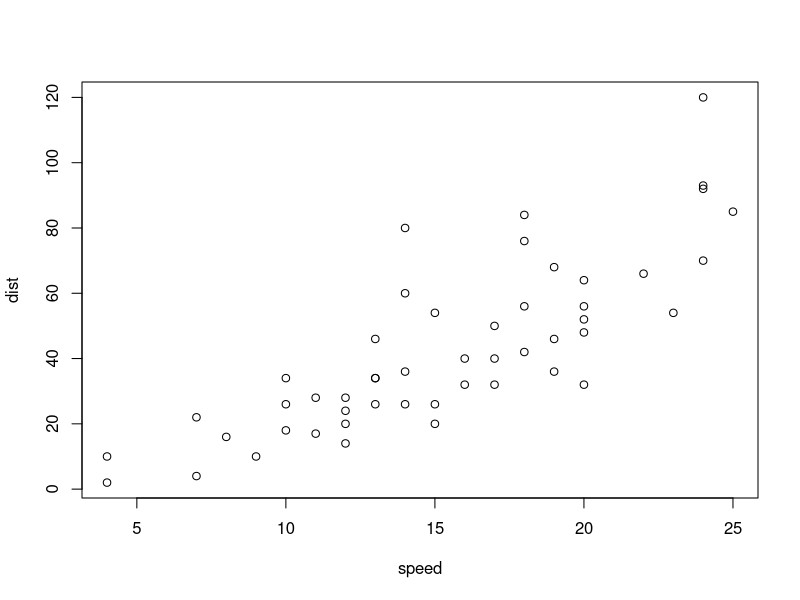
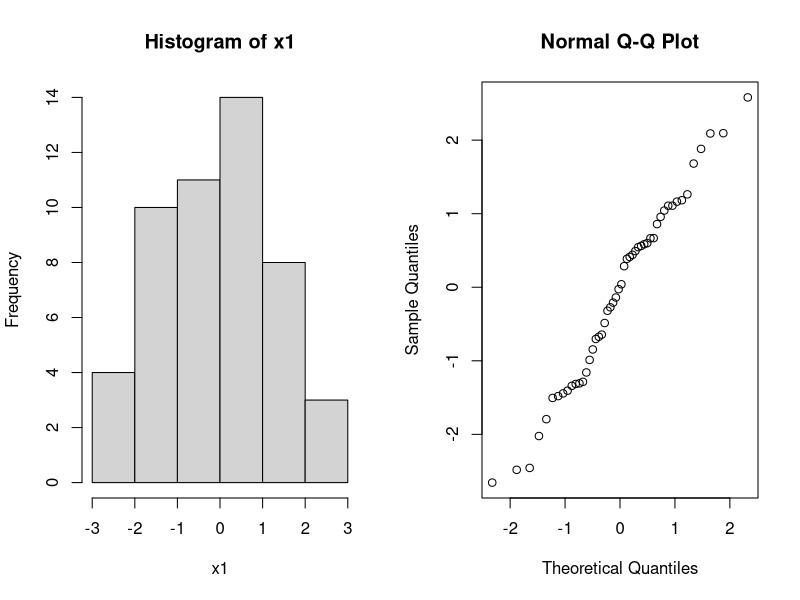
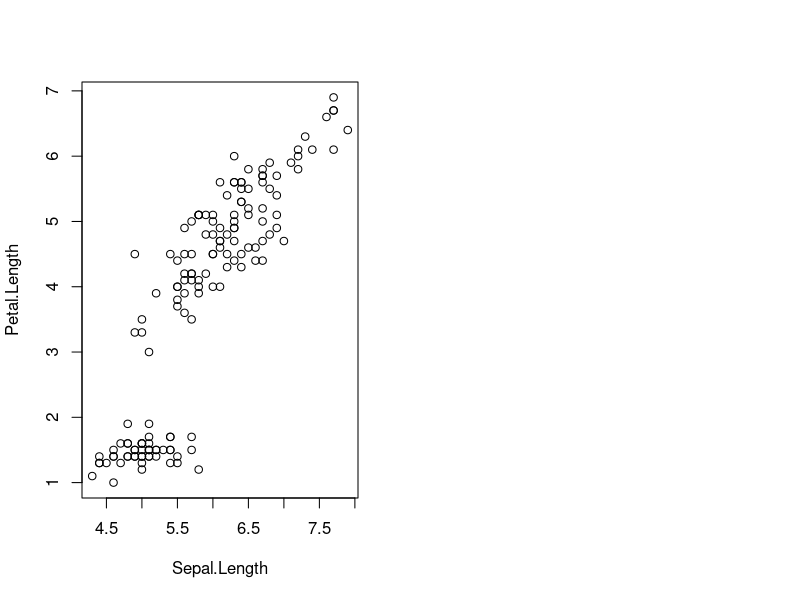
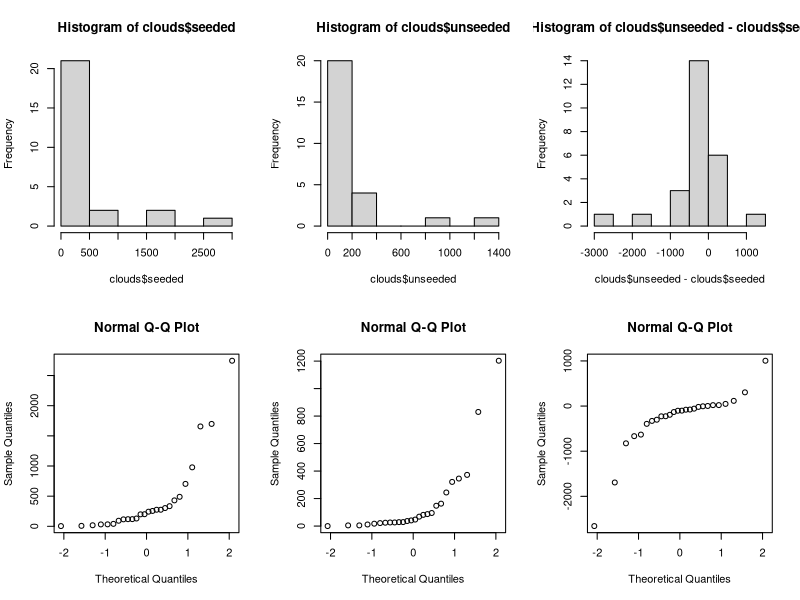
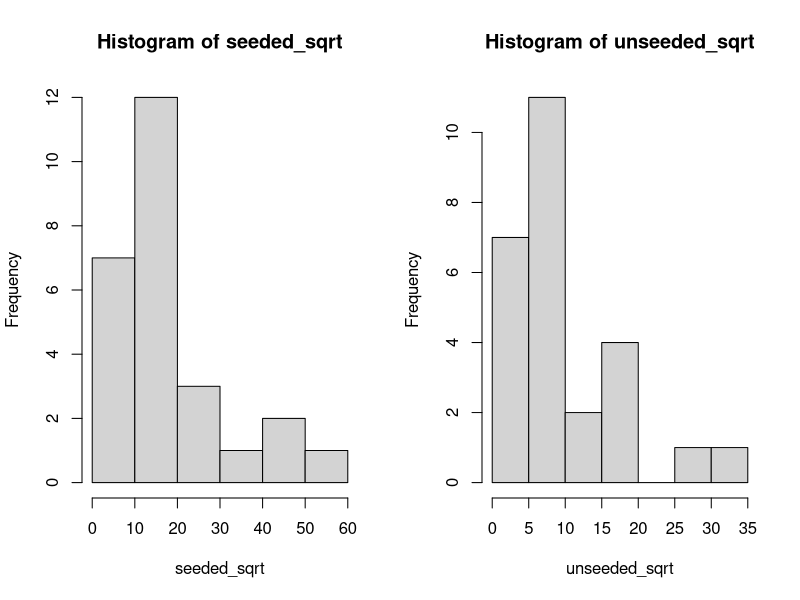
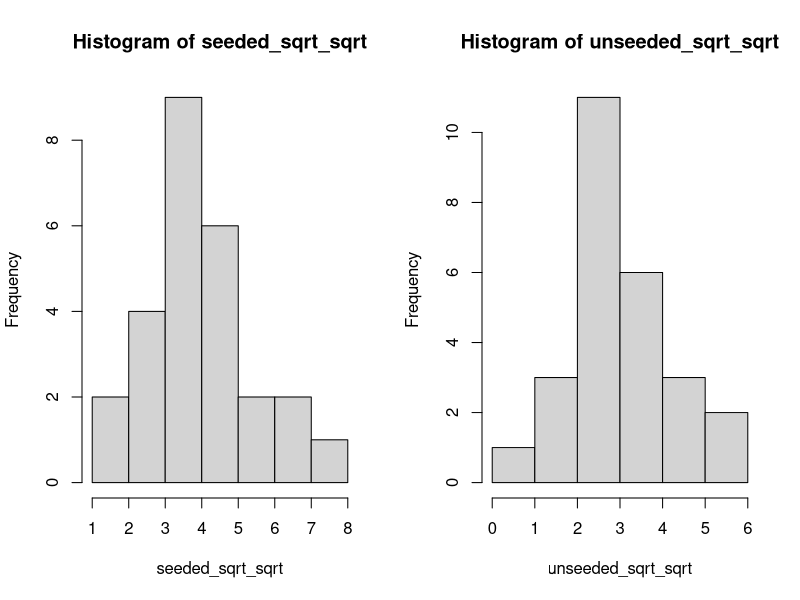
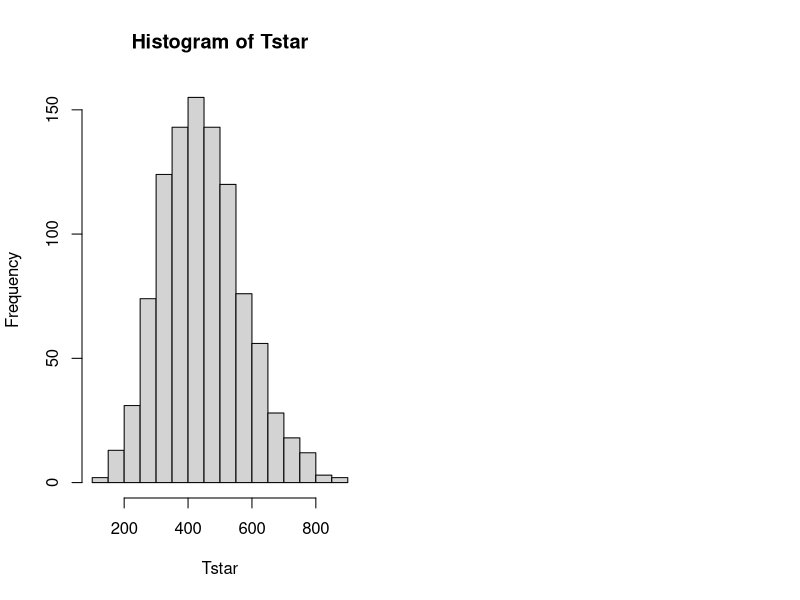

Here is the R script that generated these plots, in order:
## ---- chunk 1
summary(cars)
## ---- chunk 2
plot(cars)
## ---- chunk 3
par(mfrow=c(1,2)); x1=rnorm(50); hist(x1); qqnorm(x1)
## ---- chunk 4
plot(iris$Sepal.Length,iris$Petal.Length,xlab="Sepal.Length",ylab="Petal.Length")
## ---- chunk 5
library(knitr)
kable(mtcars[1:5,],caption="A knit kable.")
## ---- chunk 6
x=rep(c("A","B"),each=5); x
sample(x)
x=rnorm(100)
## ---- chunk 7
x=rep(c("A","B"),each=5); x
sample(x)
x=rnorm(100)
## ---- chunk 8
mu=0.2
x=rnorm(100,mu,1) # creating artificial data
t.test(x,mean=0)   # t.test(x,alternative=c("two.sided"),conf.level=0.95,mu=10)
## ---- chunk 9
mu=0;nu=0.5
x=rnorm(50,mu,1); y=rnorm(50,nu,1) # creating artificial data
ttest=t.test(x,y) 
## ---- chunk 10
x <- as.numeric(list(15.4, 17.9, 19.0, 0.5, 15.9, 2.7, 6.2, 2.5, 4.7, 6.9, 10.8, 24.3, 5.6, 23.0, 10.7))
## ---- chunk 11
shapiro.test(x)
## ---- chunk 12
mu = mean(x)
mu
## ---- chunk 13
s = sd(x)
s
## ---- chunk 14
alpha <- 1 - 0.97
n <- length(x)
ta <- qt(1-alpha/2, df=n-1)
ta
## ---- chunk 15
CI_97 <- c(mu - ta*s/sqrt(n), mu + ta*s/sqrt(n))
CI_97
## ---- chunk 16
E <- 2 
n_min <- (ta*s/E)^2
n_min
## ---- chunk 17
B = 1000
Tstar = numeric(B)

for(i in 1:B) {
  Xstar = sample(x, replace=TRUE)
  Tstar[i] = mean(Xstar)
}

TstarLower = quantile(Tstar, alpha/2)
TstarUpper = quantile(Tstar, 1-alpha/2)

bootstrap_CI_97 <- c(2*mu - TstarUpper, 2*mu - TstarLower)
bootstrap_CI_97
## ---- chunk 18
t.test(x, mu=15, alt='l')
## ---- chunk 19
binom.test(sum(x<15), length(x), p = 0.5, alternative = "less", conf.level = 0.95)
## ---- chunk 20
B <- 1000

for(m in 13:15){
  ttest <- numeric(B)
  sign <- numeric(B)
  for(i in 1L:B){
    h1_sample = rnorm(n, mean=m, sd=s)
    
    ttest[i] <- t.test(h1_sample, mu=mu, alt='l')[[3]]
    sign[i] <- binom.test(sum(h1_sample<mu), length(h1_sample), p = 0.5, 
                          alternative = "less", conf.level = 0.95)[[3]]
  }
  print(paste0("H1 mu=", m))
  print(paste0("t-test power ", sum(ttest < 0.05)/B))
  print(paste0("sign test power ", sum(sign < 0.05)/B))
}
## ---- chunk 21
p_hat = mean(x > 15.5)
p_hat
## ---- chunk 22
p_hat_r <- 0.53
margin_error = p_hat_r - p_hat
p_hat_l <- p_hat - margin_error
p_hat_l
## ---- chunk 23
se <- sqrt((p_hat * (1 - p_hat)) / n)
z_alpha_by_2 <- margin_error / se
z_alpha_by_2
## ---- chunk 24
alpha = (1 - pnorm(z_alpha_by_2))*2
1-alpha
## ---- chunk 25
prop.test(c(2, 6), c(5, 10))
## ---- chunk 26
clouds <- read.table("data/clouds.txt", header=TRUE)

par(mfrow=c(2, 3))
hist(clouds$seeded)
hist(clouds$unseeded)
hist(clouds$unseeded - clouds$seeded)
qqnorm(clouds$seeded)
qqnorm(clouds$unseeded)
qqnorm(clouds$unseeded - clouds$seeded)
## ---- chunk 27
shapiro.test(clouds$unseeded - clouds$seeded)
## ---- chunk 28
t.test(clouds$unseeded, clouds$seeded, paired=FALSE)
## ---- chunk 29
wilcox.test(clouds$unseeded, clouds$seeded)
median(clouds$unseeded); median(clouds$seeded)
## ---- chunk 30
ks.test(clouds$unseeded, clouds$seeded)
mean(clouds$unseeded); mean(clouds$seeded)
## ---- chunk 31
unseeded_sqrt <- sqrt(clouds$unseeded)
seeded_sqrt <- sqrt(clouds$seeded)

par(mfrow=c(1, 2))
hist(seeded_sqrt)
hist(unseeded_sqrt)
## ---- chunk 32
shapiro.test(unseeded_sqrt)
shapiro.test(seeded_sqrt)
## ---- chunk 33
t.test(unseeded_sqrt, seeded_sqrt, paired=FALSE)
wilcox.test(unseeded_sqrt, seeded_sqrt)
ks.test(unseeded_sqrt, seeded_sqrt)
## ---- chunk 34
unseeded_sqrt_sqrt <- sqrt(unseeded_sqrt)
seeded_sqrt_sqrt <- sqrt(seeded_sqrt)

par(mfrow=c(1, 2))
hist(seeded_sqrt_sqrt)
hist(unseeded_sqrt_sqrt)
## ---- chunk 35
shapiro.test(unseeded_sqrt_sqrt)
shapiro.test(seeded_sqrt_sqrt)
## ---- chunk 36
t.test(unseeded_sqrt_sqrt, seeded_sqrt_sqrt, paired=FALSE)
wilcox.test(unseeded_sqrt_sqrt, seeded_sqrt_sqrt)
ks.test(unseeded_sqrt_sqrt, seeded_sqrt_sqrt)
## ---- chunk 37
    seeded <- clouds$seeded

    B <- 1000
    Tstar <- numeric(B)
    for(i in 1:B){
      Xstar <- sample(seeded, replace=TRUE)
      Tstar[i] <- mean(Xstar)
    }
    lambda_hat <- 1/mean(Tstar)
    lambda_hat
    hist(Tstar)
## ---- chunk 38
    alpha <- 1 - 0.95
    deltastar <- 1/Tstar - lambda_hat
    d <- quantile(deltastar, c(alpha/2, 1-alpha/2))
    CI95 = lambda_hat - c(d[2], d[1])
    lambda_hat; CI95
## ---- chunk 39
    B <- 1000
    t <- median(seeded)
    tstar <- numeric(B)
    n <- length(seeded)
    for(i in 1:B){
      xstar <- rexp(n, lambda_hat)
      tstar[i] <- median(xstar)
    }
    pl <- sum(tstar<t)/B
    pr <- sum(tstar>t)/B
    p <- 2*min(pl, pr)
    pl;pr;p
## ---- chunk 40
    ks.test(seeded, rexp(n, lambda_hat))
## ---- chunk 41
binom.test(sum(seeded<300), length(seeded), p = 0.5, alternative = "less", conf.level = 0.95)
## ---- chunk 42
binom.test(sum(seeded<30), length(seeded), p = 0.25, alternative = "less", conf.level = 0.95)
## ---- chunk 43
dogs <- read.table("data/dogs.txt", header=TRUE)
shapiro.test(dogs$isofluorane)
shapiro.test(dogs$cyclopropane)
shapiro.test(dogs$halothane)
## ---- chunk 44
with(dogs, cor.test(isofluorane, halothane , method="spearman"))
## ---- chunk 45
if (!require("coin")) install.packages("coin")
library(coin)
## ---- chunk 46
independence_test(dogs$isofluorane ~ dogs$halothane) 
## ---- chunk 47
data2 <- read.table("data/dogs.txt", header=TRUE)
attach(data2)

combined<-data.frame(cbind(isofluorane, halothane, cyclopropane))
stacked <- stack(combined)
anova_results <-aov(values ~ ind, data = stacked )
summary(anova_results)
## ---- chunk 48
kruskal.test(values ~ ind, data = stacked)
## ---- chunk 49
BLOOD <- read.table("data/hemoglobin.txt", header=TRUE)
summary(BLOOD)
set.seed(42)
rows <- sample(nrow(BLOOD))
randomized <- BLOOD[rows, ]
## ---- chunk 50
res.aov3 <- aov(hemoglobin ~ rate * method, data = randomized)
summary(res.aov3)
## ---- chunk 51
res.aov <- aov(hemoglobin ~ rate, data = randomized)
summary(res.aov)
## ---- chunk 52
cream <- read.table("data/cream.txt", header=TRUE)
attach(cream)

model <- lm(acidity ~ batch + position + starter, data = cream)
summary(model)
